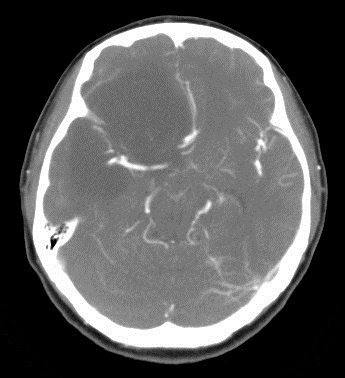
#> input picture 4-image registration(failed)/CT-processed.jpg, 345 x 378 px
$ python registration-failed.py   (Python 2 division)
#> lines starting #> are read from the running program, lines starting #| are printed output that depends on the picture; long printed decimals are rounded
from PIL import Image
from matplotlib import pyplot as plt
import numpy as np

def pad_img(rows, cols, img):
  s1,s2=img.size
  img_pad=Image.new("L",(rows,cols))
  start_x=int(round((rows-s1)/2))
  start_y=int(round((cols-s2)/2))
  img_pad.paste(img,(start_x,start_y))
  return img_pad

def overlap(img1, img2, w, h):
  cnt = 0
  for i in range(h):
    for j in range(w):
      if img1[i][j] != 0 and img2[i][j] != 0:
        cnt += 1
  return cnt

def resizing(img, k):
  res = img.resize((int(CTw*k), int(CTh*k)))
  return res

CT=Image.open("CT-processed.jpg").convert("L")
T2=Image.open("T2.jpg").convert("L")
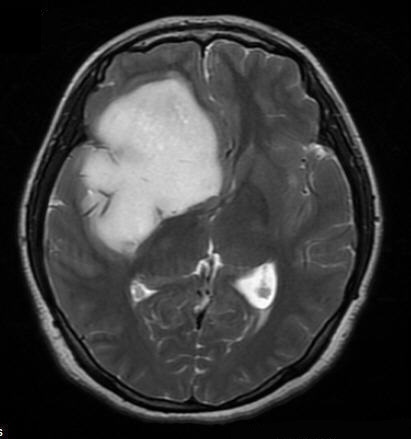
#> input picture 4-image registration(failed)/T2.jpg, 411 x 439 px
CTw, CTh =CT.size
#> CTw = 345; CTh = 378
T2w, T2h = T2.size
#> T2w = 411; T2h = 439
maxcnt = 0
cnt = 0
k = 1
test = []

while cnt >= maxcnt:
  if len(test) > 25:
    break
  maxcnt = cnt
  CT_p = resizing(CT, k)
  w_p, h_p = CT_p.size
  maxw = max(w_p, T2w)
  maxh = max(h_p, T2h)
  padCT = pad_img(maxw, maxh, CT_p)
  padT2 = pad_img(maxw, maxh, T2)
  mCT = np.asarray(padCT)
  mT2 = np.asarray(padT2)
  cnt = overlap(mCT, mT2, maxw, maxh)
  k += 0.01
  test.append(cnt)
#> this loop made 27 passes
#> (maxcnt, cnt) on passes 2 to 13: (86813, 88701), (88701, 90548), (90548, 92622), (92622, 94355), (94355, 96104), (96104, 97777), (97777, 99801), (99801, 101554), (101554, 103726), (103726, 105363), (105363, 107194), (107194, 109227)
#> cnt on pass 1: 86813
#> pass 1, `padCT = pad_img(maxw, maxh, CT_p)`:
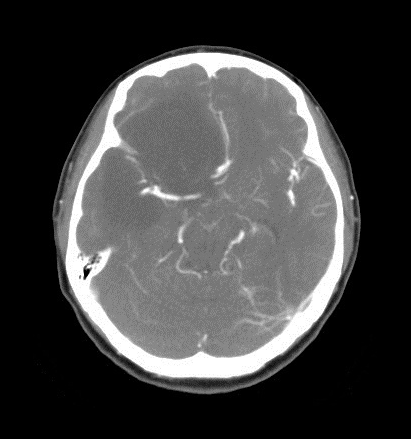
#> padCT: PIL image 411x439 L; min 0, max 255, mean 64.8
#> pass 2, `padCT = pad_img(maxw, maxh, CT_p)`:
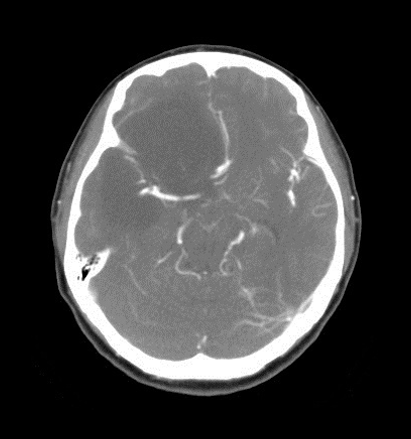
#> padCT: PIL image 411x439 L; min 0, max 255, mean 65.9
#> after the loop, k = 1.26; test = 26 values from 86813 to 134738

print k - 0.02
#| 1.240
print test
#| [86813, 88701, 90548, 92622, 94355, 96104, 97777, 99801, 101554, 103726, 105363, 107194, 109227, 111179, 113077, 114957, 117177, 119083, 121344, 122911, 125073, 127032, 128944, 130880, 132702, 134738]
CTprocessed = resizing(CT, k-0.02)

fig=plt.figure()
fig.add_subplot(121)
plt.title("T2")
plt.imshow(T2,cmap=plt.get_cmap("gray"))
fig.add_subplot(122)
plt.title("CT_p")
plt.imshow(CTprocessed,cmap=plt.get_cmap("gray"))
plt.show()
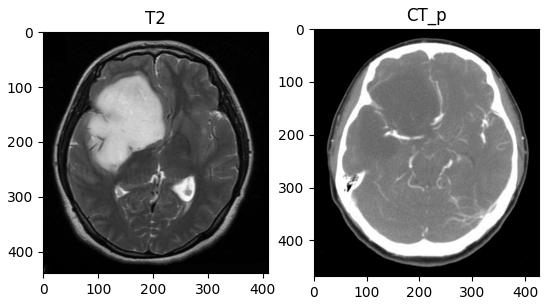
#> figure drawn by matplotlib, 2 panels
